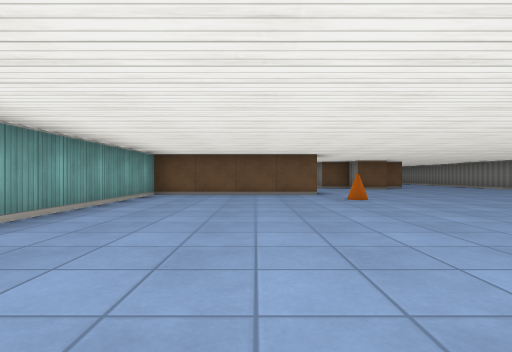
view 1 (above)

17 first-person views from a walk through a cub3D ray-caster map. The camera is about half as high as the walls, looks level and sees 80° across. The floor is counted in squares. Each view is taken from the middle of a square. On the plan, view 1 faces up. The plan holds only what a view shows up to about 9 squares ahead; the rest is blank.

view 2
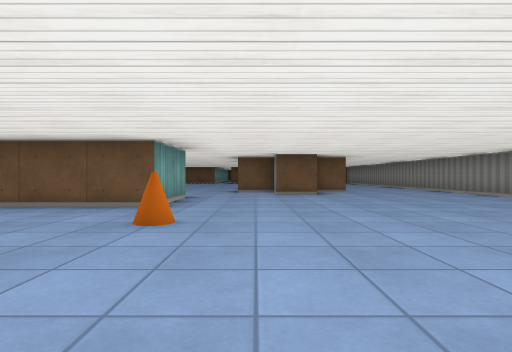

view 3
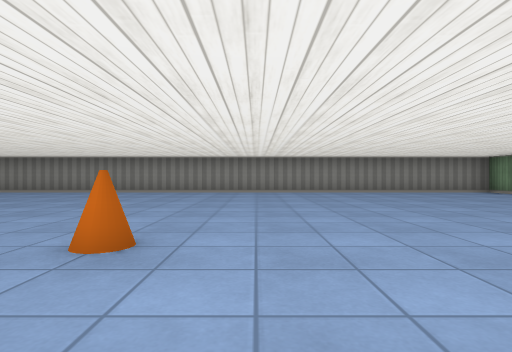

view 4
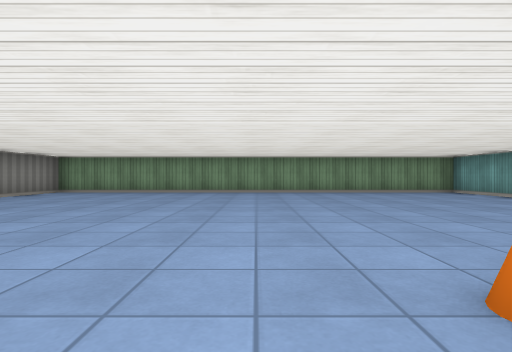

view 5
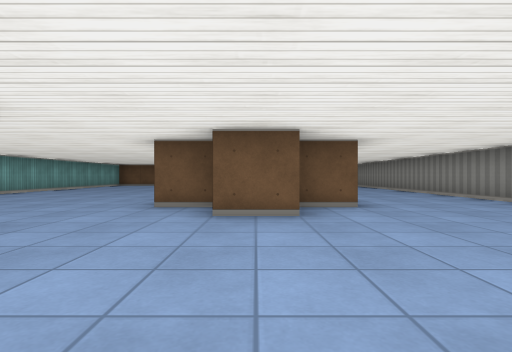

view 6
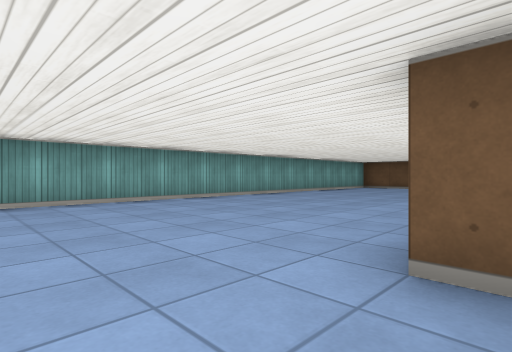

view 7
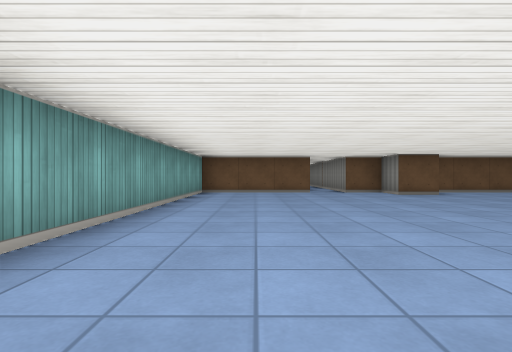

view 8
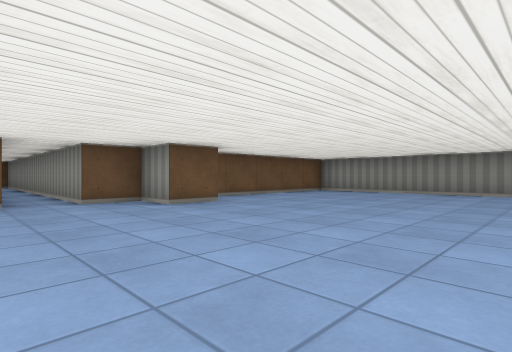

view 9
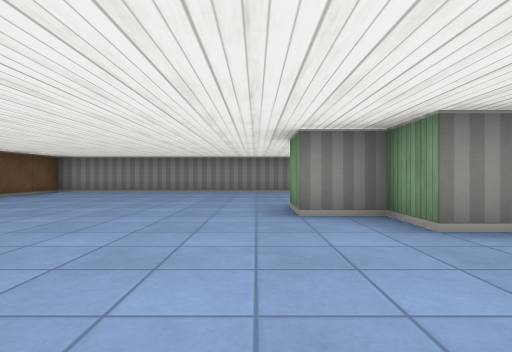

view 10
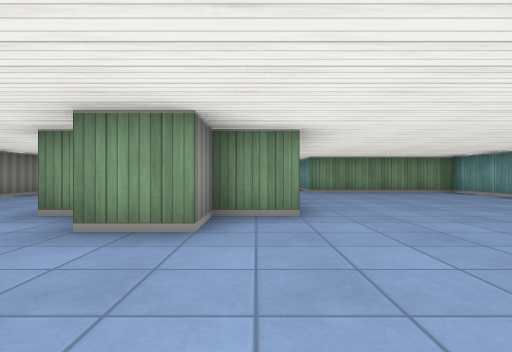

view 11
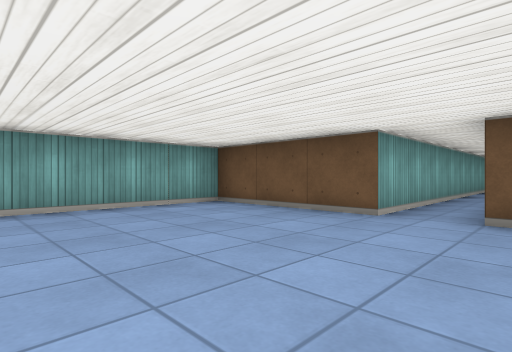

view 12
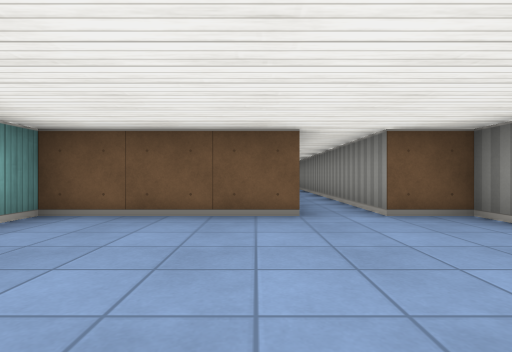

view 13
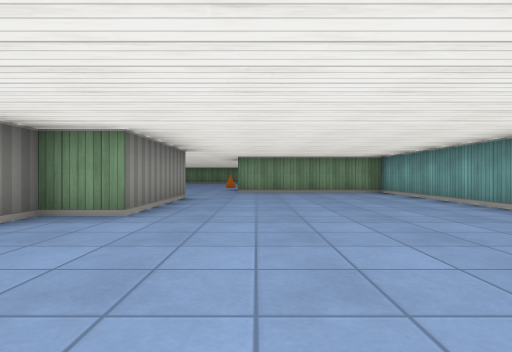

view 14
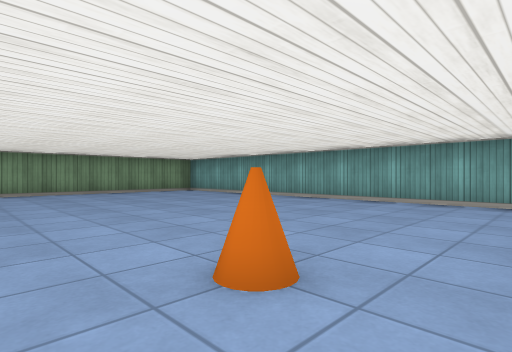

view 15
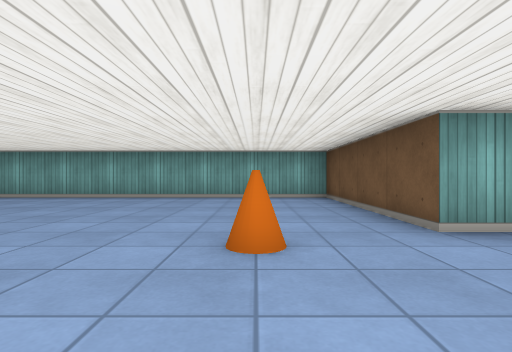

view 16
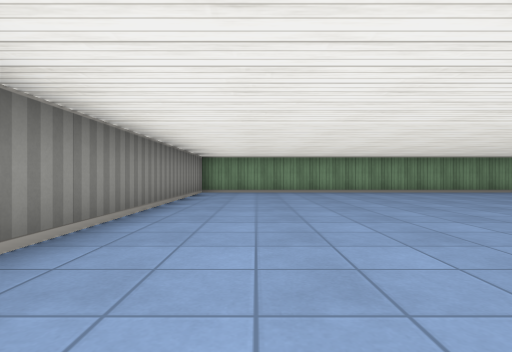

view 17
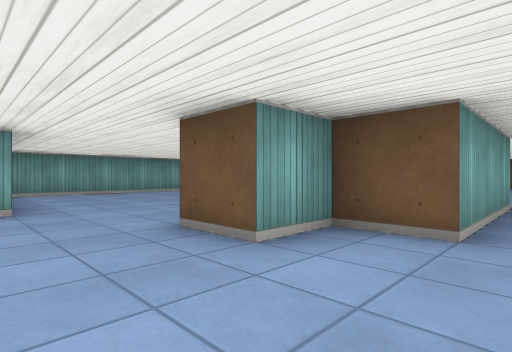

### Floor plan
Points are (right, up) in squares from view 1. A wall is a line through its corners. A room is listed if a view was taken in it or the views show most of it. See-through windows are left out.
Room 1 (views 1, 2, 3, 4, 5, 6, 7, 8, 9, 10, 11, 12, 13, 14, 15, 16, 17)
walls: (5, 14.5) (5.5, 14.5) (5.5, 11.5) (4.5, 11.5) (4.5, 10.5) (3.5, 10.5) (3.5, 11.5) (2.5, 11.5) (2.5, 14.5) (3.5, 14.5) (3.5, 15.5) (4.5, 15.5); (3.5, 20.5) (2.5, 20.5) (2.5, 21.5) (1.5, 21.5) (1.5, 27.2); (0.5, 28.5) (0.5, 21.5) (-2.5, 21.5) (-2.5, 9.5) (1.5, 9.5) (1.5, 7.5) (-2.5, 7.5) (-2.5, -1.5) (8.5, -1.5) (8.5, 21.5) (4, 21.5)
objects: cone (2, 6)

Positions as (right, up) in squares from view 1, and headings:
1: (0, 0), facing up
2: (3, 3), facing up
3: (0, 5), facing right
4: (3, 7), facing down
5: (4, 7), facing up
6: (3, 10), facing up-left
7: (-1, 13), facing up
8: (0, 16), facing up-right
9: (0, 16), facing right
10: (3, 18), facing down
11: (2, 18), facing up-left
12: (0, 18), facing up
13: (1, 18), facing down
14: (3, 7), facing down-left
15: (4, 6), facing left
16: (7, 7), facing down
17: (6, 9), facing up-left
